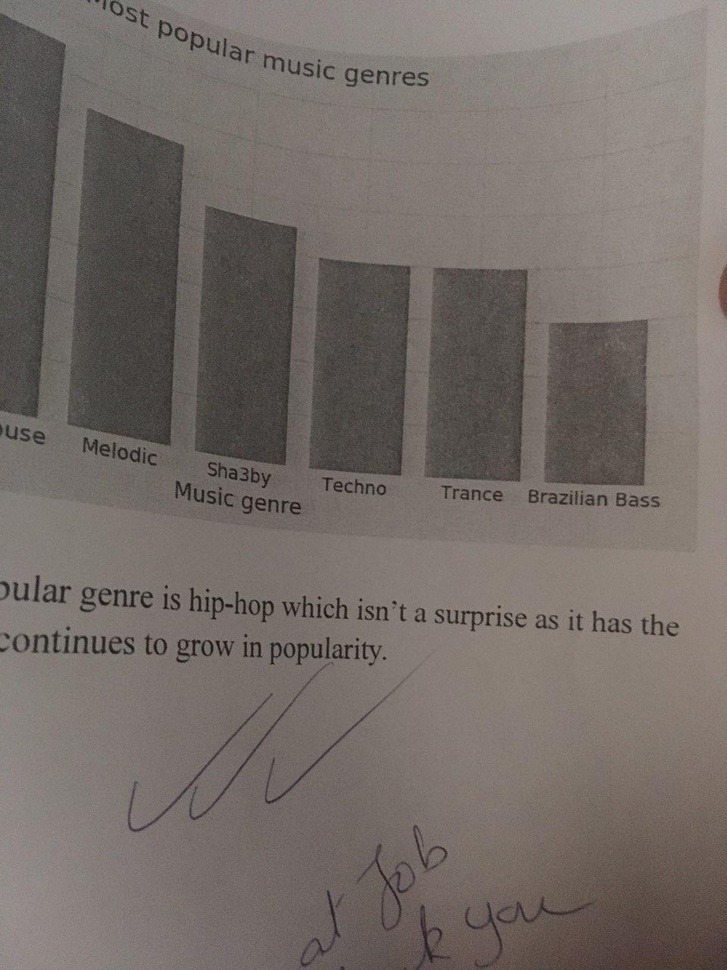
#> input picture book.jpg, 727 x 970 px, shrunk from 960 x 1280 before the run
$ python thresholding.py
#> lines starting #> are read from the running program, lines starting #| are printed output that depends on the picture; after the words box and inside, x2 and y2 are one past the last pixel; in counts of white or black regions, pixels touching at a corner belong together
#!/usr/bin/env python3

import cv2

img1 = cv2.imread("book.jpg")
#> img1 is the input picture: shape (970, 727, 3); mean B, G, R 103.9, 108.5, 116.6

# applying threshold on image and placing that threshold in retval and threshold variables
#              threshold(img, the number for 1 above and 0 below, maximum color, thresholdtype)
retval, threshold = cv2.threshold(img1, 90, 255, cv2.THRESH_BINARY)
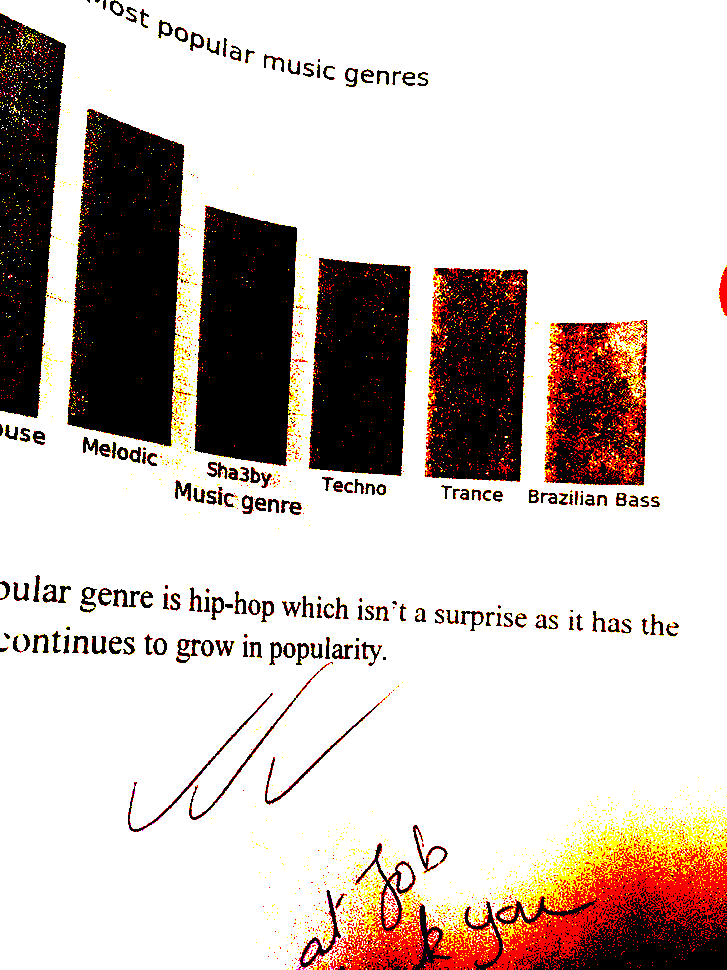
#> threshold: shape (970, 727, 3); mean B, G, R 188.1, 193.6, 204.7

grayscaled = cv2.cvtColor(img1, cv2.COLOR_BGR2GRAY)
retval2, threshold2 = cv2.threshold(grayscaled, 90, 255, cv2.THRESH_BINARY)
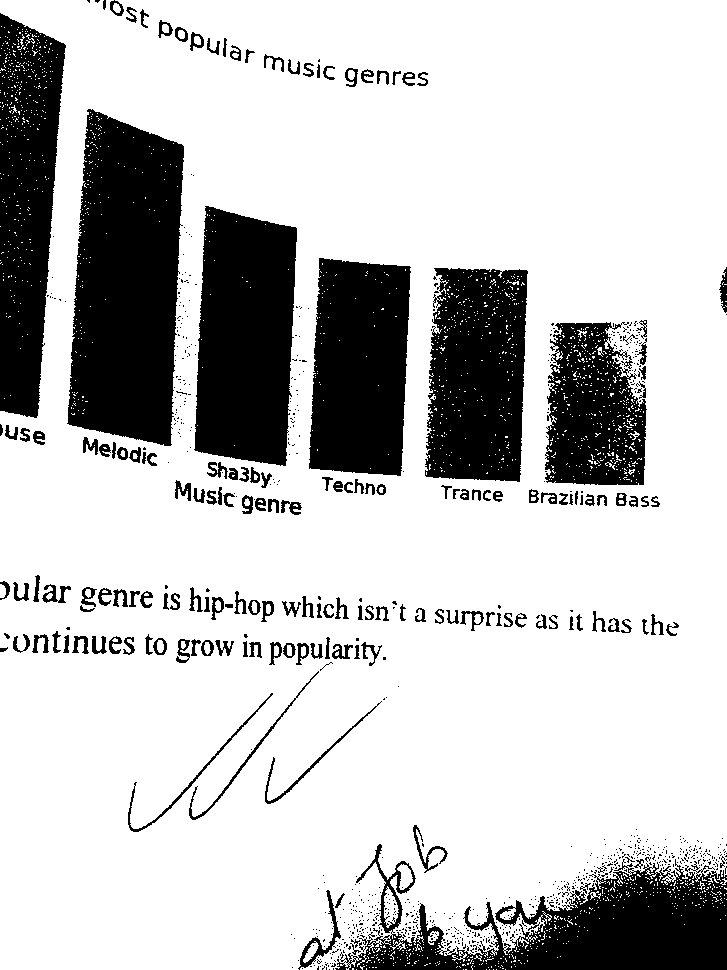
#> threshold2: shape (970, 727); 77% white; 941 black regions (773 under 20 px), largest, box (x1, y1, x2, y2) and area: (67, 109, 184, 446) 31013, (194, 206, 297, 466) 22315, (335, 844, 727, 970) 22275

# orrrr use grayscale from start...
img2 = cv2.imread("book.jpg", cv2.IMREAD_GRAYSCALE)


gaused = cv2.adaptiveThreshold(img2, 255, cv2.ADAPTIVE_THRESH_GAUSSIAN_C, cv2.THRESH_BINARY, 115,1)
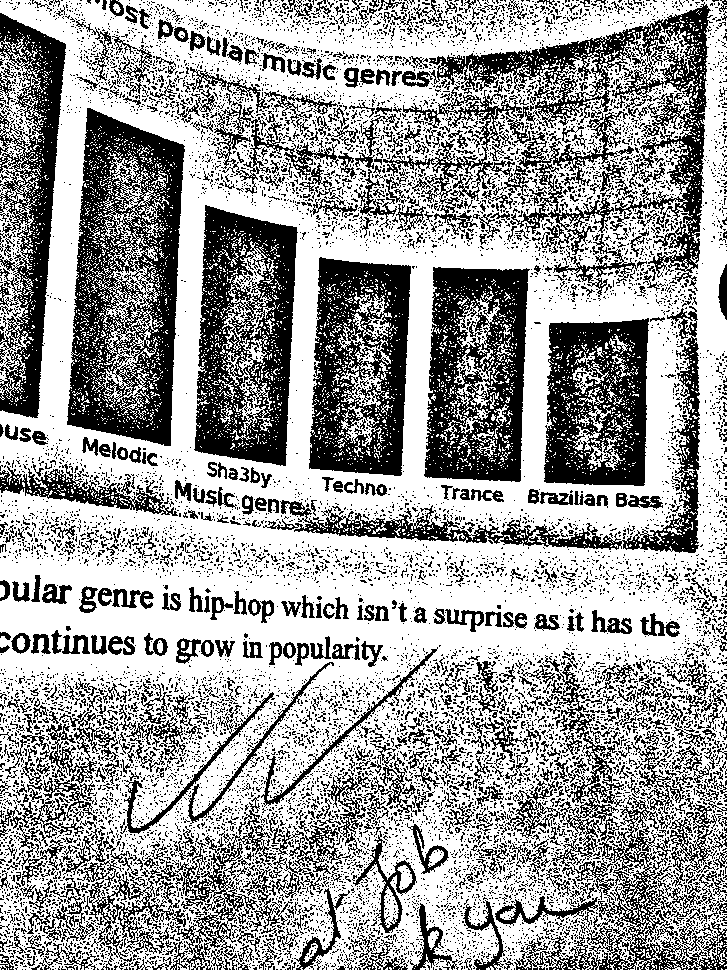
#> gaused: shape (970, 727); 62.8% white; 11249 black regions (10430 under 20 px), largest, box (x1, y1, x2, y2) and area: (67, 108, 185, 446) 22882, (194, 205, 298, 466) 16800, (424, 267, 530, 482) 15256

cv2.imshow("Original", img1)
cv2.imshow("gaussed", gaused)
# cv2.imshow("thresholded",threshold)
# cv2.imshow("thresholded2",threshold2)


cv2.waitKey(0)
cv2.destroyAllWindows()
